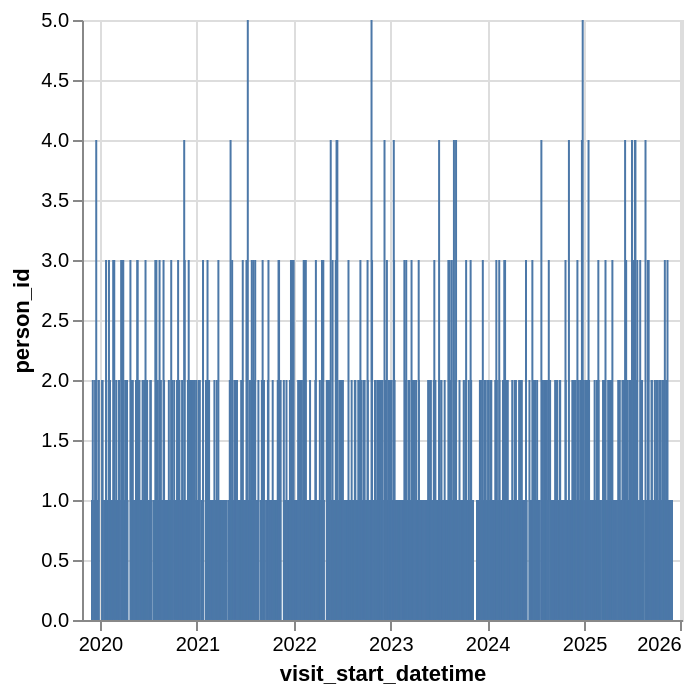

Notebook cell for this chart:
### Code cell
alt.Chart(visit_start_summary).mark_bar(size=1).encode(
    alt.X('visit_start_datetime:T', scale=alt.Scale(padding=5)),
    y='person_id:Q'
)

### Figure 1 — Vega-Lite specification as saved in the notebook (floating-point values rounded to 4 significant figures; data arrays with more than 128 entries replaced by an {"elided": "..."} marker saying what was removed)
{"config": {"view": {"continuousWidth": 300, "continuousHeight": 300}}, "data": {"name": "data-85c9f329c53c8688f9b9e543953fe309"}, "mark": {"type": "bar", "size": 1}, "encoding": {"x": {"field": "visit_start_datetime", "scale": {"padding": 5}, "type": "temporal"}, "y": {"field": "person_id", "type": "quantitative"}}, "$schema": "https://vega.github.io/schema/vega-lite/v6.4.1.json", "datasets": {"data-85c9f329c53c8688f9b9e543953fe309": {"elided": "1056 records"}}}
